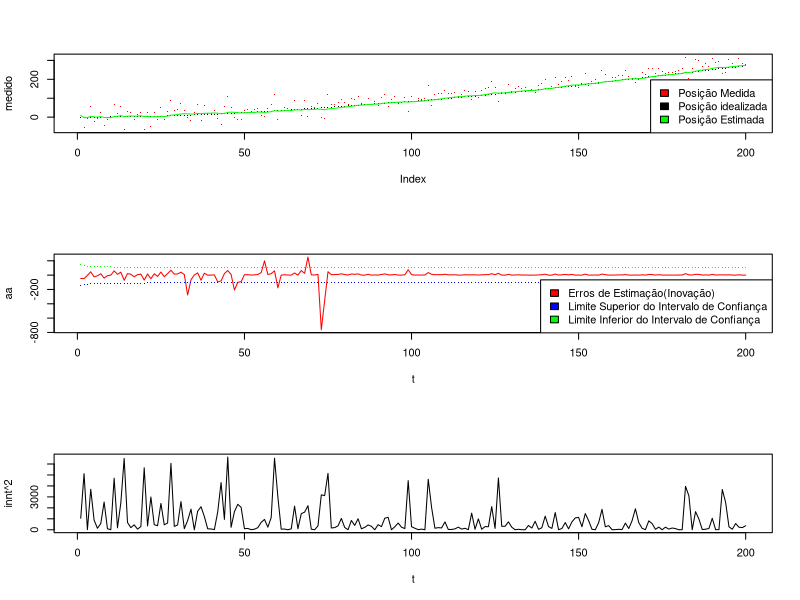
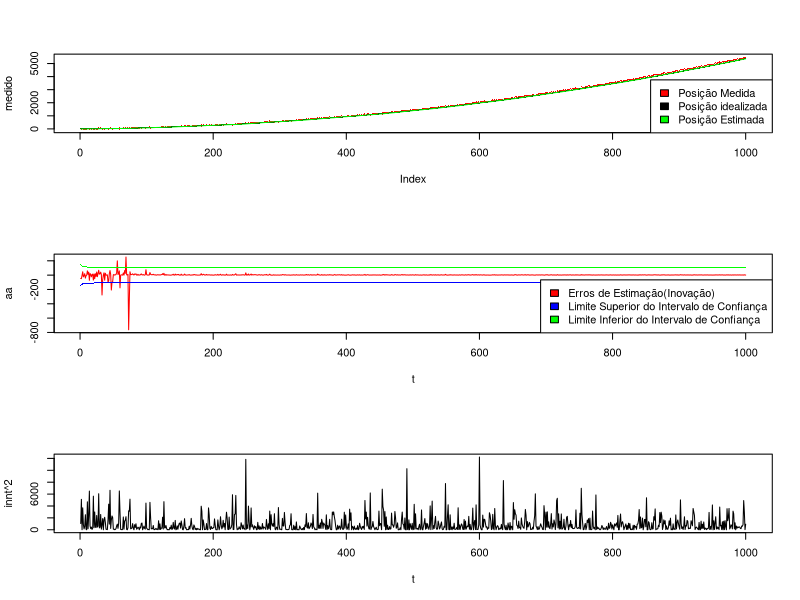

Generate these figures, in order, with R:
## ---- chunk 1


plotGraphs<-function(ideal,estimado,medido,sk,innt){
  
  t <- 1:length(ideal)
  
  aa <- (estimado-medido)^2/medido
  xx <- sum(aa)
  
  
  par(mfcol=c(3,1))
  
  plot(medido,pch=".",col="RED")
  points(ideal,pch=".")
  points(estimado,pch=".",col="GREEN",type="l")
  legend("bottomright",legend=c('Posição Medida','Posição idealizada','Posição Estimada'),fil=c("RED","BLACK","GREEN"))
  
  plot(t,aa,pch=".",type="l",col="RED");
  points(t,-sqrt(sk)^2,pch=".",col="BLUE")
  points(t,sqrt(sk)^2,pch=".",col="GREEN")
  legend("bottomright",legend=c('Erros de Estimação(Inovação)','Limite Superior do Intervalo de Confiança','Limite Inferior do Intervalo de Confiança'),fil=c("RED","BLUE","GREEN"))
  
  plot(t, innt^2,pch=".",type="l")
}

## ---- chunk 2

simular <- function(n,error,seed=12345){
  
  set.seed(seed)
  n <- n                                # Número de observações
  
  u <- 1                                # Aceleração idealizada para o experimento
  
  dt <- 0.1                             # Menor intervalo tempo medido no simulador
  
  measnoise <- 10                       # Erro de medida da posição
  accelnoise <- error                   # Erro da aceleração

  a <- matrix(data=c(1, 0, dt, 1), ncol=2,nrow=2)
  b <- matrix(data=c(dt^2/2, dt), nrow=2, ncol=1)
  c <- matrix(data=c(1,1),nrow=1,ncol=2)
  x <- matrix(data=c(0,0),nrow=2,ncol=1)# Posição inicial
  xhat <- matrix(data=c(14,14),nrow=2,ncol=1)                             # Posição estimada inicial
  Sz <- measnoise^2                     # Variância do ruído da medida
  Sw <- accelnoise^2*matrix(data=c(dt^4, dt^3/2, dt^3/2, dt^2), 
                            nrow=2, ncol=2) # Estimativa
  P <- matrix(data=c(15,15,15,15),nrow=2,ncol=2)     # Matriz de covariância de estado (pode ser com qualquer coisa)
  Pr <- array(dim=c(n,2,2))
  pos <- array(dim=n)                    # Posição idealizada (durante todo o experimento)
  pos[1] <-0
  poshat <- array(dim=n)                  # Posição estimada (durante todo o experimento)
  poshat[1] <- 0 
  posmeas <- array(dim=n)                # Posição medida (durante todo o experimento)
  posmeas[1] <- 0
  vel <- array(dim=n)                    # Velocidade idealizada (durante todo o experimento)
  vel[1] <- 0
  velhat <- array(dim=n)                 # Velocidade estimada (durante todo o experimento)
  velhat[1] <- 0
  zz <- array(dim=n)                     # Posição + ruído (durante todo o experimento)
  zz[1] <- 0
  
  Sk <- array(dim=n)
  qk <- array(dim=n)
  Innt <- array(dim=n)
  
  for(t in 1:n){
    ProcessNoise <- accelnoise * matrix(data=c(dt^2/2*rnorm(n=1), dt*rnorm(n=1)),
                                        nrow=2, ncol=1) # Ruído
    x <- a%*%x + b*u + ProcessNoise   # Posição "correta" + ruído
    MeasNoise <- measnoise * rnorm(n=1,sd = accelnoise) # Ruído da medição
    y <- c%*%x + MeasNoise              # Medição do ruído
    xhat <- a%*%xhat + b%*%u            # Estimação da posição
    Inn <- y - c%*%xhat                 # Matriz erro (innovation)
    
    s <- c%*%P%*%t(c) + Sz
    
    K <- a%*%P%*%t(c)%*%solve(s)        # Ganho
    
    xhat <- xhat + K%*%Inn              # Correção da estimação
    Pr[t,,] <- P
    P <- a%*%P%*%t(a) - a%*%P%*%t(c)%*%solve(s)%*%c%*%P%*%t(a) + 
      Sw # Matriz de covariância (grau de incerteza das estimativas)
    
    Sk[t] <- c%*%P%*%t(c)+Sz
    
    Innt[t] <- Inn
    
    qk[t] <- Inn%*%solve(c%*%P%*%t(c) +Sz)%*%Inn
    
    pos[t] <- x[1]
    posmeas[t] <- y
    poshat[t] <- xhat[1]
    vel[t] <- x[2]
    velhat[t] <- xhat[2]
    
    z <- a%*%x + b%*%u # Posição sem ruído (idealizada)
    zz[t] <- z[1]
  }

  poshatComp<-chisq.test(matrix(data=c(pos-min(posmeas),poshat-min(posmeas)),nrow=n,ncol=2))
  
  
  posmeasComp<-chisq.test(matrix(data=c(posmeas-min(posmeas),pos-min(posmeas)),nrow=n,ncol=2))
  pose <- data.frame(pos=pos,poshat=poshat,posmeas=posmeas,sk=Sk,innt=Innt)
  return <- c(poshatComp,posmeasComp,pose)
}
## ---- chunk 3
simulado <- simular(200,3) #Simula


pos <- as.matrix(simulado[19]$pos)
poshat <- as.matrix(simulado[20]$poshat)
posmeas <- as.matrix(simulado[21]$posmeas)
sk <- as.matrix(simulado[22]$sk)
innt <- as.matrix(simulado[23]$innt)
## ---- chunk 4
plotGraphs(pos, poshat, posmeas, sk, innt)
## ---- chunk 5
simulado <- simular(1000,3) #Simula


pos <- as.matrix(simulado[19]$pos)
poshat <- as.matrix(simulado[20]$poshat)
posmeas <- as.matrix(simulado[21]$posmeas)
sk <- as.matrix(simulado[22]$sk)
innt <- as.matrix(simulado[23]$innt)
## ---- chunk 6
plotGraphs(pos, poshat, posmeas, sk, innt)
